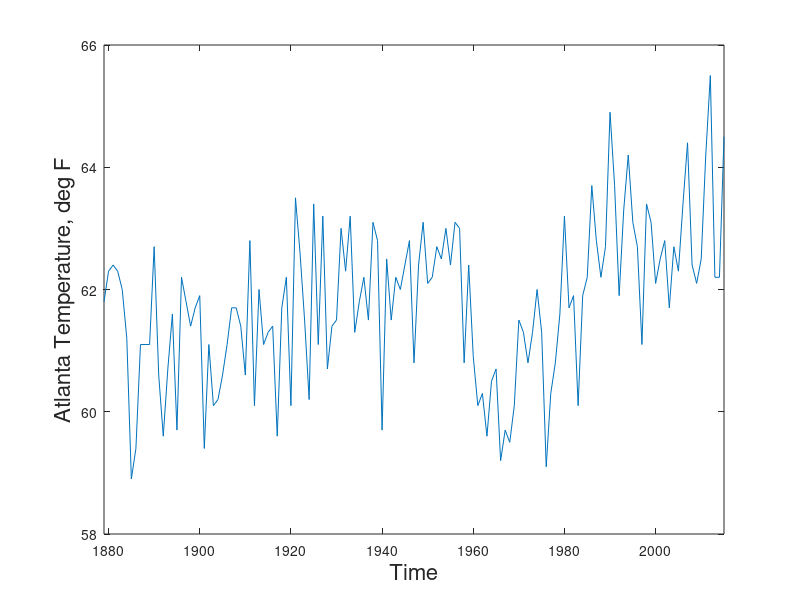
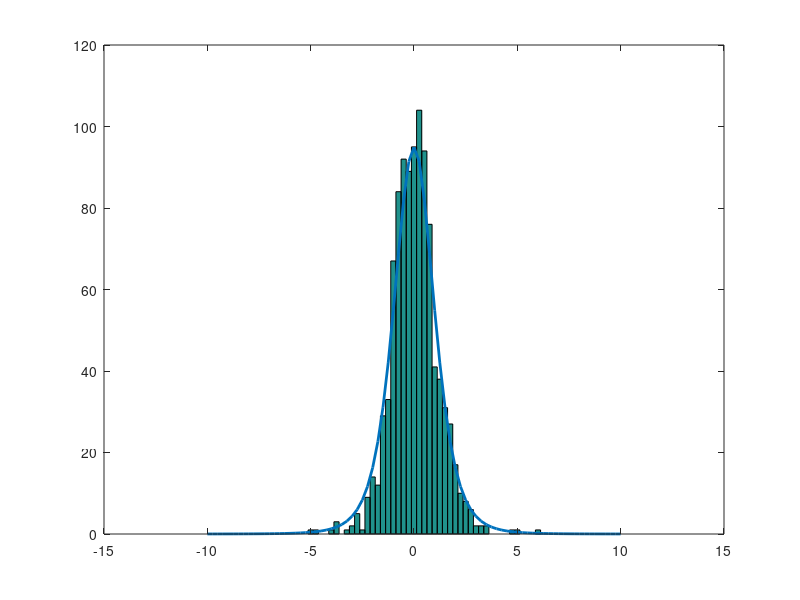

Reproduce these figures in MATLAB, in order.
%% week1 exercise

% safety first
clear all;
close all;

% load AtlantaTemp data
load AtlantaTemp.mat

% set range to 2nd thru 138th entry
range = 2:138;

% make a time series plot
plot(Year(range),Annual(range));
xlabel('Time','fontsize',16);
ylabel('Atlanta Temperature, deg F','fontsize',16);
axis([1879 2015 58 66]);

% mean over 1879 to 2015
tempmn = mean(Annual(range));
disp(['average temperature over 1879 to 2015 is ',num2str(tempmn),' deg F.'])

% generate random number to sample 
Annual = Annual(range);
Year = Year(range);
N = 6; % take N samples
M = 1000; % repeat sampling

for i=1:M
    
n = floor(rand(N,1)*137)+1; % generate random number
X = Annual(n);
% hold on;
% plot(Year(n),X,'ro');
% hold off;
Xave(i) = mean(X);
Xstd(i) = std(X);
t(i) = (Xave(i) - tempmn)/(Xstd(i)/sqrt(N-1));

end

% plot the histogram
figure(2);
hist(t,[-10:.25:10]);
hold on;
t0 = -10:.25:10;
y0 = tpdf(t0,N-1);
plot(t0,y0*M*.25,'linewidth',2);

% 4. calculate tcrit
tcrit = tinv(.975,N-1);

% t-test
n = find(Year>=2010);
X = Annual(n);
Xave = mean(X);
Xstd = std(X);
t = (Xave - tempmn)/(Xstd/sqrt(N-1));







